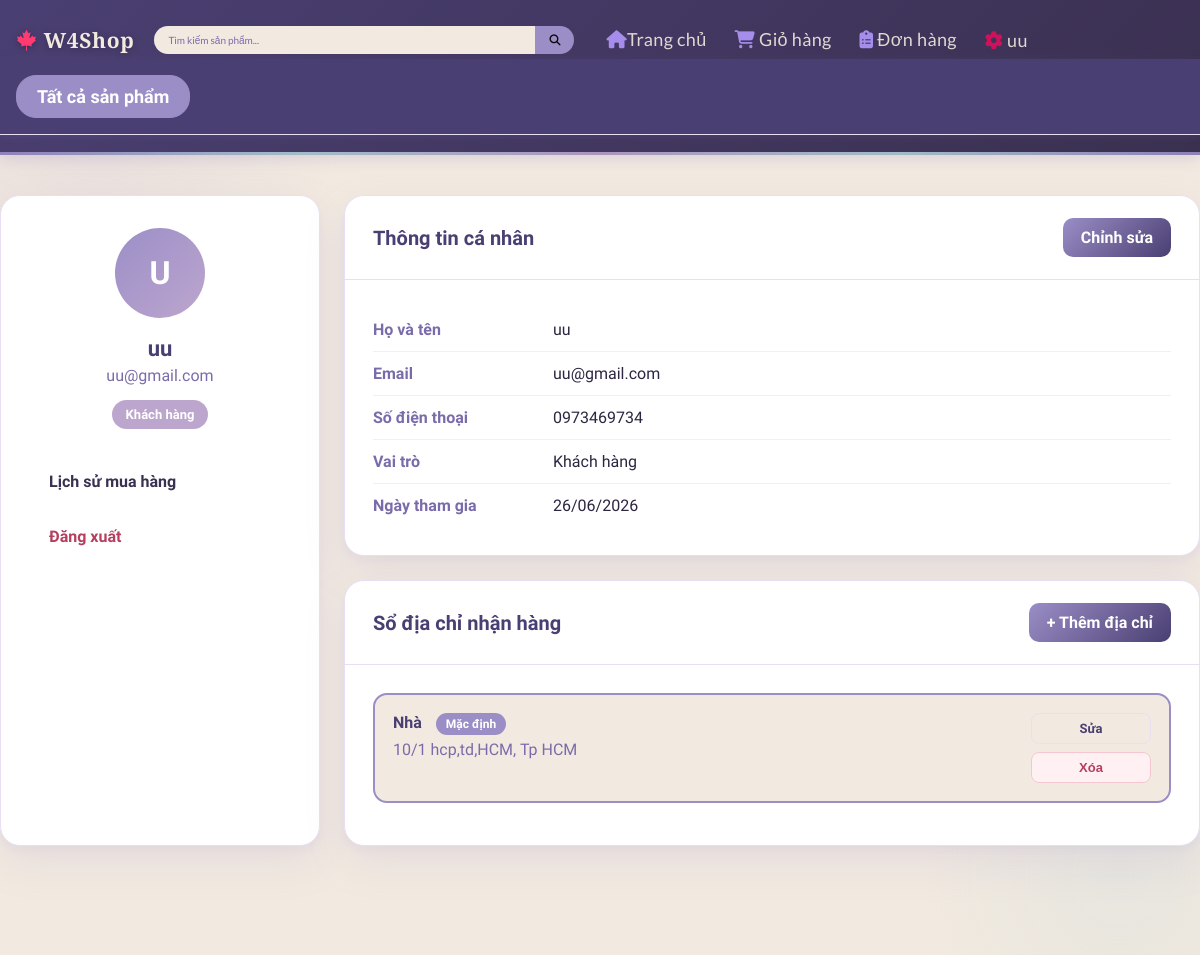
The page /profile (signed in) on the database as committed earlier.
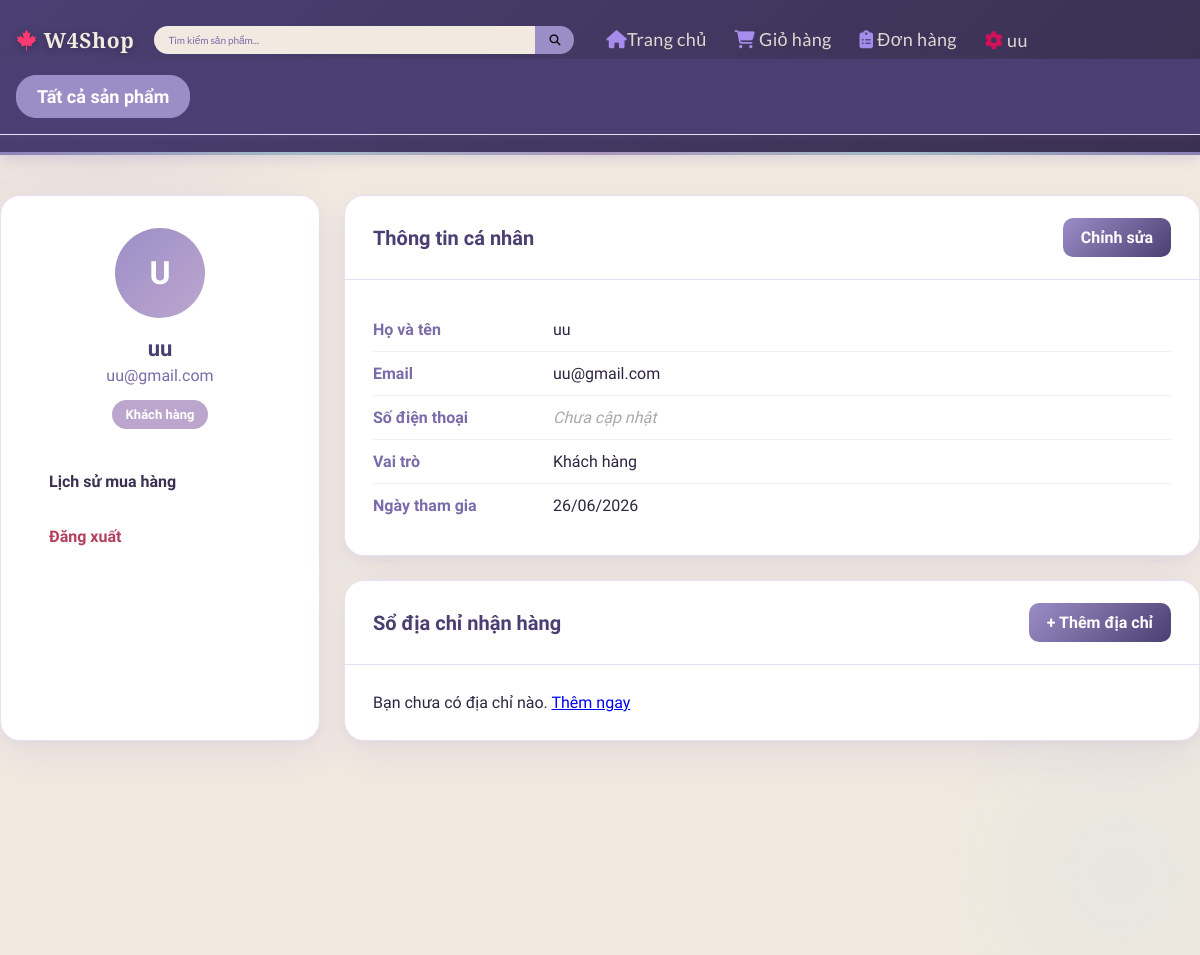
The same page on the database as committed later.
### tables this page shows
CREATE TABLE `users` (
  `user_id` int(11) NOT NULL,
  `full_name` varchar(100) NOT NULL,
  `email` varchar(150) NOT NULL,
  `password_hash` varchar(255) NOT NULL,
  `phone` varchar(20) DEFAULT NULL,
  `role` enum('customer','admin') NOT NULL DEFAULT 'customer',
  `created_at` datetime NOT NULL DEFAULT current_timestamp()
);

CREATE TABLE `addresses` (
  `address_id` int(11) NOT NULL,
  `user_id` int(11) NOT NULL,
  `label` varchar(50) DEFAULT NULL COMMENT 'Ví dụ: Nhà, Công ty',
  `full_address` text NOT NULL,
  `city` varchar(100) DEFAULT NULL,
  `is_default` tinyint(1) NOT NULL DEFAULT 0
);

### app/views/profile/index.php (the view, shortened to what the rows shown need)
<?php
include dirname(__DIR__) . '/layouts/header.php';
?>
<link rel="stylesheet" href="/WEB_GR4/public/assets/css/user/profileIndex.css">
<div class="profile-page">
    <div class="profile-container">
        <div class="profile-grid">
            <div class="profile-card profile-sidebar">
                <div class="profile-avatar">
                    <?= strtoupper(substr($user['full_name'], 0, 1)) ?>
                </div>
                <div class="profile-name">
                    <?= htmlspecialchars($user['full_name']) ?>
                </div>
                <div class="profile-email">
                    <?= htmlspecialchars($user['email']) ?>
                </div>
                <div class="profile-role-wrap">
                    <span class="profile-role profile-role--<?= $user['role'] ?>">
                        <?= $user['role'] === 'admin' ? 'Quản trị viên' : 'Khách hàng' ?>
                    </span>
                </div>
                <div class="profile-menu">
                    <a href="/WEB_GR4/orders">Lịch sử mua hàng</a>
                    <a class="logout" href="/WEB_GR4/logout">Đăng xuất</a>
                </div>
            </div>
            <div class="profile-content">
                <div class="profile-section">
                    <div class="profile-section-header">
                        <h2 class="profile-section-title">Thông tin cá nhân</h2>
                        <a href="/WEB_GR4/profile/edit" class="profile-btn">Chỉnh sửa</a>
                    </div>
                    <div class="profile-section-body">
                        <div class="profile-info-row">
                            <div class="profile-label">Họ và tên</div>
                            <div class="profile-value"><?= htmlspecialchars($user['full_name']) ?></div>
                        </div>
                        <div class="profile-info-row">
                            <div class="profile-label">Email</div>
                            <div class="profile-value"><?= htmlspecialchars($user['email']) ?></div>
                        </div>
                        <div class="profile-info-row">
                            <div class="profile-label">Số điện thoại</div>
                            <div class="profile-value">
                                <?= $user['phone'] ? htmlspecialchars($user['phone']) : '<em style="color:#aaa">Chưa cập nhật</em>' ?>
                            </div>
                        </div>
                        <div class="profile-info-row">
                            <div class="profile-label">Vai trò</div>
                            <div class="profile-value">
                                <?= $user['role'] === 'admin' ? 'Quản trị viên' : 'Khách hàng' ?>
                            </div>
                        </div>
                        <div class="profile-info-row">
                            <div class="profile-label">Ngày tham gia</div>
                            <div class="profile-value">
                                <?= date('d/m/Y', strtotime($user['created_at'])) ?>
                            </div>
                        </div>
                    </div>
                </div>
                <?php if ($user['role'] === 'customer'): ?>
                <div class="profile-section">
                    <div class="profile-section-header">
                        <h2 class="profile-section-title">Sổ địa chỉ nhận hàng</h2>
                        <a href="/WEB_GR4/profile/addAddress" class="profile-btn">+ Thêm địa chỉ</a>
                    </div>
                    <div class="profile-section-body">
                        <?php if (empty($addresses)): ?>
                            <p class="profile-empty">Bạn chưa có địa chỉ nào. <a href="/WEB_GR4/profile/addAddress">Thêm ngay</a></p>
                        <?php else: ?>
                            <?php foreach ($addresses as $addr): ?>
                            <div class="address-card <?= $addr['is_default'] ? 'default' : '' ?>">
                                <div class="address-info">
                                    <div class="address-name">
                                        <?= htmlspecialchars($addr['label'] ?: 'Địa chỉ') ?>
                                        <?php if ($addr['is_default']): ?>
                                            <span class="address-default">Mặc định</span>
                                        <?php endif; ?>
                                    </div>
                                    <div class="address-text">
                                        <?= htmlspecialchars($addr['full_address']) ?>,
                                        <?= htmlspecialchars($addr['city']) ?>
                                    </div>
                                </div>
                                <div class="address-actions">
                                    <a href="/WEB_GR4/profile/editAddress/<?= $addr['address_id'] ?>"
                                       class="addr-btn addr-btn--edit">Sửa</a>
                                    <form method="POST" action="/WEB_GR4/profile/delete-address" style="display:inline" class="form-delete-address">
                                        <button type="submit" class="addr-btn addr-btn--delete">Xóa</button>
                                    </form>
                                </div>
                            </div>
                            <?php endforeach; ?>
                        <?php endif; ?>
                    </div>
                </div>
                <?php endif; ?>
            </div>
        </div>
    </div>
</div>

### core/Router.php (shortened to what the rows shown need)
<?php
class Router {
    private $routes = [];
    public function get($path, $controller, $method) {
        $this->routes[] = ['path' => $path, 'controller' => $controller, 'method' => $method, 'httpMethod' => 'GET'];
    }
    public function post($path, $controller, $method) {
        $this->routes[] = ['path' => $path, 'controller' => $controller, 'method' => $method, 'httpMethod' => 'POST'];
    }
    public function dispatch() {
        $url = parse_url($_SERVER['REQUEST_URI'], PHP_URL_PATH);
        $base = '/WEB_GR4';
        if (strpos($url, $base) === 0) {
            $url = substr($url, strlen($base));
        }
        $httpMethod = $_SERVER['REQUEST_METHOD'];
        foreach ($this->routes as $route) {
            if ($route['httpMethod'] === $httpMethod && $this->match($route['path'], $url, $params)) {
                $ctrl = new $route['controller']();
                call_user_func_array([$ctrl, $route['method']], $params);
                return;
            }
        }
    }
    private function match($routePath, $url, &$params) {
        $pattern = preg_replace('/\{(\w+)\}/', '([^/]+)', $routePath);
        $pattern = '#^' . $pattern . '$#';
        if (preg_match($pattern, $url, $matches)) {
            return true;
        }
        return false;
    }
}
?>

### app/views/layouts/header.php (shortened to what the rows shown need)
<!DOCTYPE html>
<html lang="vi">
<head>
    <link rel="stylesheet" href="/WEB_GR4/public/assets/css/user/style.css">
    <link rel="stylesheet" href="/WEB_GR4/public/assets/css/user/style_product.css">
    <link rel="stylesheet" href="https://cdnjs.cloudflare.com/ajax/libs/font-awesome/6.5.2/css/all.min.css">
    <link rel="stylesheet" href="/WEB_GR4/public/assets/css/user/responsive_shop.css">
</head>
<body>
<header class="navbar" id="navbar">
    <div class="container nav-inner">
        <a href="/WEB_GR4/" class="logo"><i class="fa-brands fa-canadian-maple-leaf" style="color: rgb(255, 59, 113);"></i> W4Shop</a>
        <div class="search-wrap">
            <input type="text" id="searchInput" placeholder="Tìm kiếm sản phẩm..." autocomplete="off">
            <button onclick="doSearch()"><i class="fa-solid fa-magnifying-glass" style="color: rgb(9, 9, 9);"></i></button>
        </div>
        <nav class="nav-container" id="navContainer">
            <ul class="nav-links">
                <li><a href="/WEB_GR4/"><i class="fas fa-home" style="color: rgb(177, 151, 252);"></i>Trang chủ</a></li>
                <li class="cart-link"><a href="/WEB_GR4/cart"><i class="fas fa-shopping-cart" style="color: rgb(177, 151, 252);"></i> Giỏ hàng</a></li>
                <li class="order-link"><a href="/WEB_GR4/orders"> <i class="fa-solid fa-clipboard-list" style="color: rgb(177, 151, 252);"></i> Đơn hàng</a></li>
                <?php if (isset($_SESSION['user_id']) && ($_SESSION['role'] ?? '') !== 'admin'): ?>
                    <li>
                        <a href="/WEB_GR4/profile"><i class="fa-solid fa-gear" style="color: rgb(226, 13, 91);"></i>
                        <?php echo htmlspecialchars($_SESSION['full_name']); ?>
                        </a>
                    </li>
                    <?php else: ?>
                    <li><a href="/WEB_GR4/login" class ="btn-logout-pill">
                        <i class="fa-solid fa-user" style="color: rgb(177, 151, 252);"></i> Đăng nhập
                    </a></li>
                <?php endif; ?>
            </ul>
        </nav>
    </div>
    <div class="categories-bar">
    <div class="container">
        <div class="categories-list" id="idcategoriesList">
            <a href="/WEB_GR4/products" class="category-link all-products">Tất cả sản phẩm</a>
        </div>
    </div>
</div>
</header>

Rows that differ between the two databases and show on the page:
removed addresses: label "Nhà", is_default "Mặc định", full_address "10/1 hcp,td,HCM", city "Tp HCM"
changed users "uu": phone "0973469734" → (not shown); now shows "Chưa cập nhật"; now shows "Bạn chưa có địa chỉ nào. Thêm ngay"
